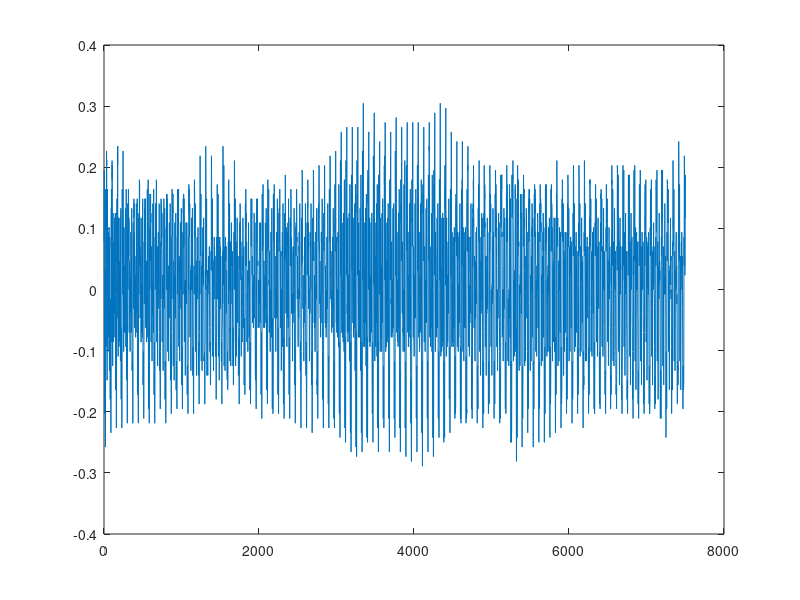

Source code (MATLAB): (Note: this script raises an error after producing the figure.)
clc; clear; close all;
y=zeros(8001,1);
y(1:72:end)=1;

load('audios.mat');
leta = sonzim(500:8000);
plot(leta)
hold on
[a,b] = covpred(leta,20);
x1 = filter(1 , [1 a.'],y);
plot(x1)

soundsc(leta)
soundsc(x1)

filter_leta=preEmFilter(leta);
figure(2)
plot(filter_leta)
hold on
[c,d] = covpred(filter_leta,20);
x2 = filter(1 , [1 c.'],y);
plot (x2)
hold on

soundsc(filter_leta)
soundsc(x2)